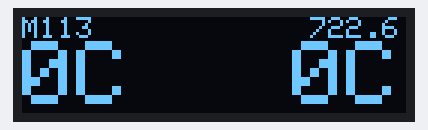
Recording of a sketch running on a simulated Arduino Uno, built with avr-gcc and run on an emulated ATmega328P. On the bench: 128×32 one-colour display.

Above: at 0.1 s.
At 0.7 s:
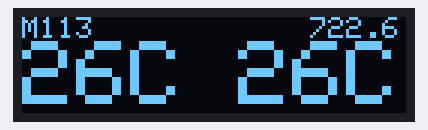
At 1.4 s:
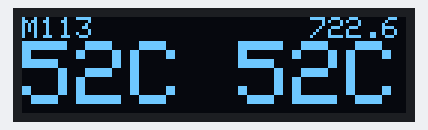
At 2.0 s:
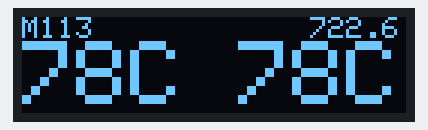
At 2.5 s:
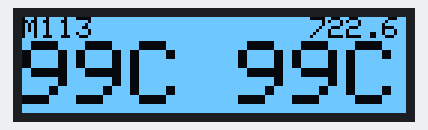
At 3.7 s:
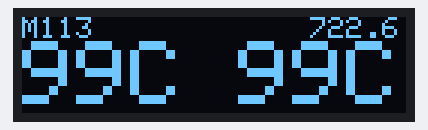

Measured:
- what the display in image 4 shows lasts 0.4 s, from 2.5 s to 2.9 s

The sketch:

MercCanTemp.ino
```cpp
#include <Arduino.h>
#include "mcp2515.h"
#include <SPI.h>
#include <Wire.h>
#include <Adafruit_GFX.h>
#include <Adafruit_SSD1306.h>

#define CANC_CS 10

#define SCREEN_WIDTH 128  // OLED display width, in pixels
#define SCREEN_HEIGHT 32  // OLED display height, in pixels

#define SCREEN_ADDRESS 0x3C  ///0x3D for 128x64, 0x3C for 128x32

long enginetemp = 0;
long gearboxtemp = 0;

MCP2515* canC;
can_frame io_can_frame = { 0x00 };  // Reserve this in memory

Adafruit_SSD1306 display(SCREEN_WIDTH, SCREEN_HEIGHT, &Wire);

void setup() {
  // Init the OLED
  if (!display.begin(SSD1306_SWITCHCAPVCC, SCREEN_ADDRESS)) {
    for (;;)
      ;  // Don't proceed, loop forever
  }

  // rotate
  display.setRotation(2);


  //StartupAnimation

  for (int i = 0; i < 100; i++) {
    displaytemp(String(i), String(i));
    delay(8);
  }

  display.invertDisplay(true);
  delay(400);
  display.invertDisplay(false);
  delay(400);
  display.invertDisplay(true);
  delay(400);
  display.invertDisplay(false);
  delay(400);


  // Init the CAN module
  canC = new MCP2515(CANC_CS);
  canC->reset();
  canC->setBitrate(CAN_500KBPS);

  // Set it as read only!
  canC->setListenOnlyMode();

  // Clear the OLED buffer
  display.clearDisplay();
  display.display();
}

void displaytemp(String temp1, String temp2) {
  display.clearDisplay();

  display.setTextSize(1);               // Normal 1:1 pixel scale
  display.setTextColor(SSD1306_WHITE);  // Draw white text

  display.setCursor(0, 0);  // Start at top-left corner
  display.println(F("M113            722.6"));

  String line;

  if ((temp1.length() + temp2.length()) == 2) {
    display.setTextSize(3);  // Draw 2X-scale text
    line = temp1 + "C   " + temp2 + "C";
  } else if ((temp1.length() + temp2.length()) == 3) {
    display.setTextSize(3);  // Draw 2X-scale text
    line = temp1 + "C  " + temp2 + "C";
  } else if ((temp1.length() + temp2.length()) == 4) {
    display.setTextSize(3);  // Draw 2X-scale text
    line = temp1 + "C " + temp2 + "C";
  } else if ((temp1.length() + temp2.length()) == 5) {
    display.setTextSize(2);  // Draw 2X-scale text
    line = temp1 + "C   " + temp2 + "C";
  } else if ((temp1.length() + temp2.length()) == 6) {
    display.setTextSize(2);  // Draw 2X-scale text
    line = temp1 + "C  " + temp2 + "C";
  }

  display.println(line);
  display.display();
}

void loop() {
  // Get new Messages on CAN C
  if (canC->readMessage(&io_can_frame) == MCP2515::ERROR_OK) {
    if (io_can_frame.can_id == 0x308) {  //Getting the 0x0308 Frame with engine temperature--offset 40 len 8
      if (io_can_frame.can_dlc == 8) {
        enginetemp = io_can_frame.data[5] - 40;
      }
    } else if (io_can_frame.can_id == 0x418) {  //Getting the 0x0418 Frame with gearbox temperature--offset 16 len 8
      if (io_can_frame.can_dlc == 8) {
        gearboxtemp = io_can_frame.data[2] - 50;
      }
    }
    displaytemp(String(enginetemp), String(gearboxtemp));
  }
}
```
